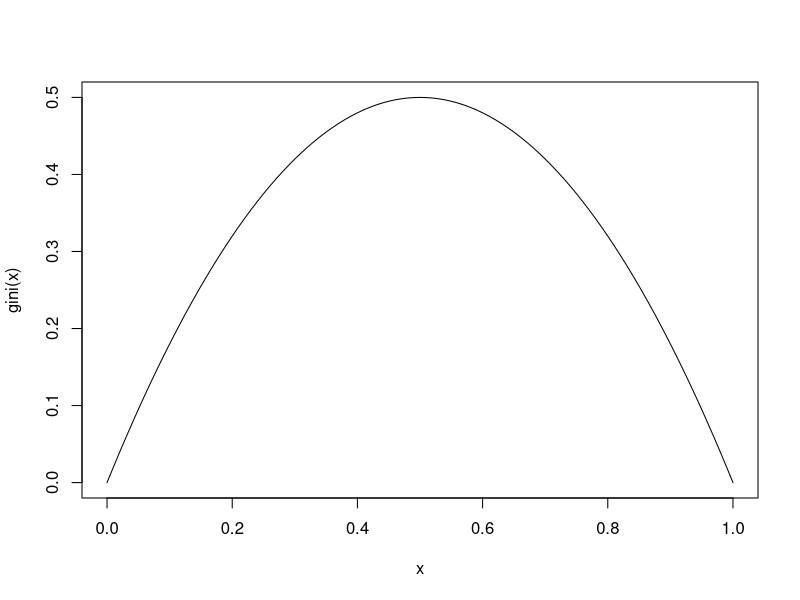
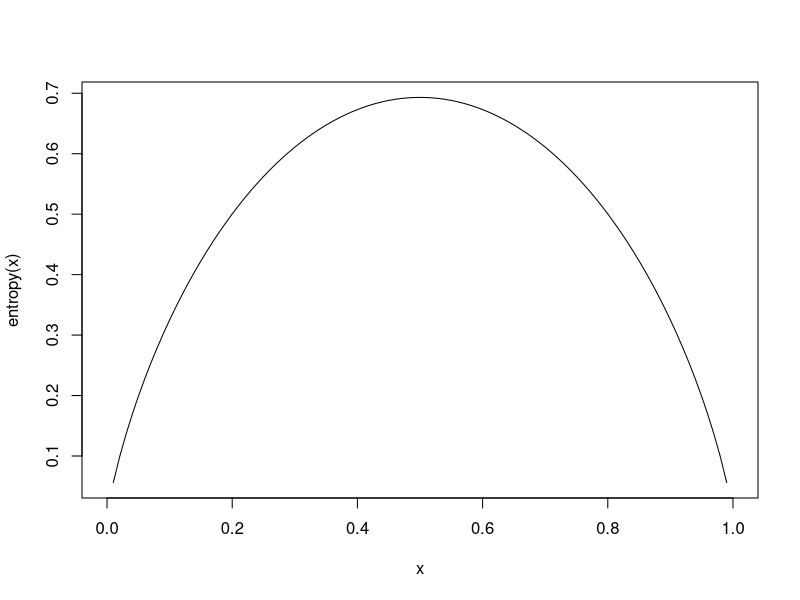
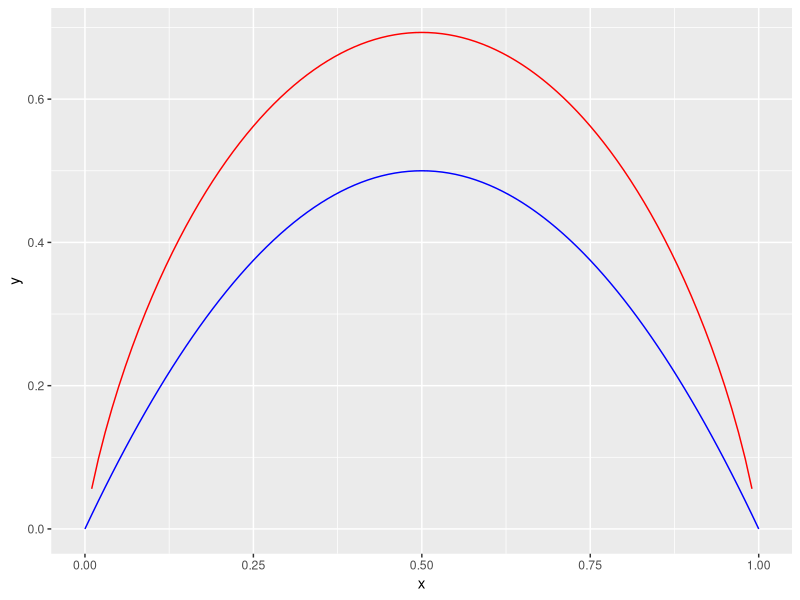

The R source for these figures, in order:
## ---- chunk 1
knitr::opts_chunk$set(echo = TRUE)
## ---- chunk 2
gini <- function(prob){
  1-(prob^2+(1-prob)^2)
}
## ---- chunk 3
c(gini(1/4),gini(1/3),gini(1/2))
## ---- chunk 4
curve(gini, from = 0, to = 1)
## ---- chunk 5
entropy <-function(prob){
  -prob*log(prob)-(1-prob)*log(1-prob)
}
## ---- chunk 6
c(entropy(1/4),entropy(1/3),entropy(1/2))
## ---- chunk 7
curve(entropy, from = 0, to = 1)
## ---- chunk 8
library(ggplot2)

ggplot(data.frame(x = c(0, 1)), aes(x = x)) +
  stat_function(fun = entropy, geom = "line", color = "red") +
  stat_function(fun = gini, geom = "line", color = "blue")
